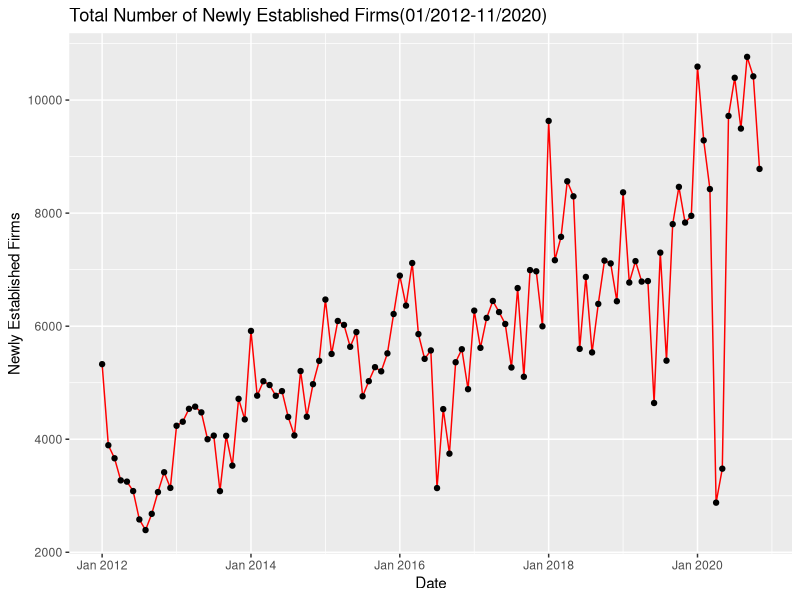
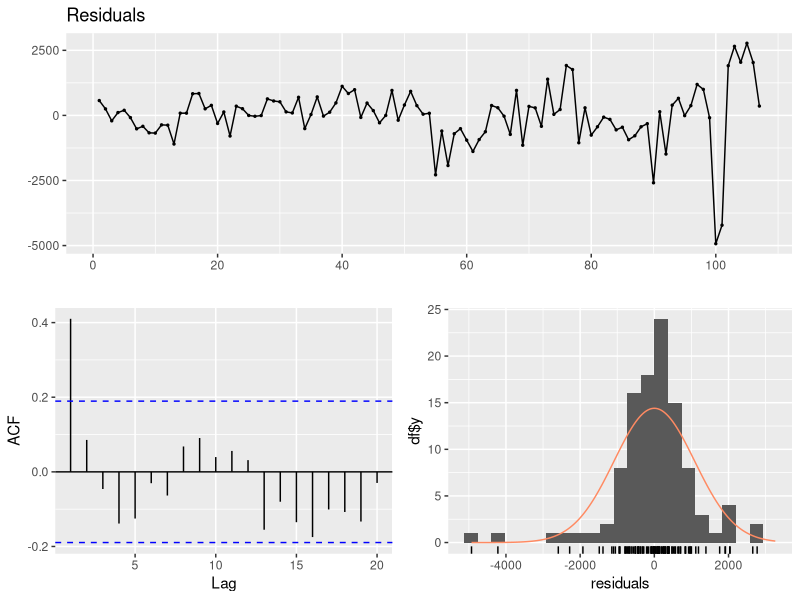
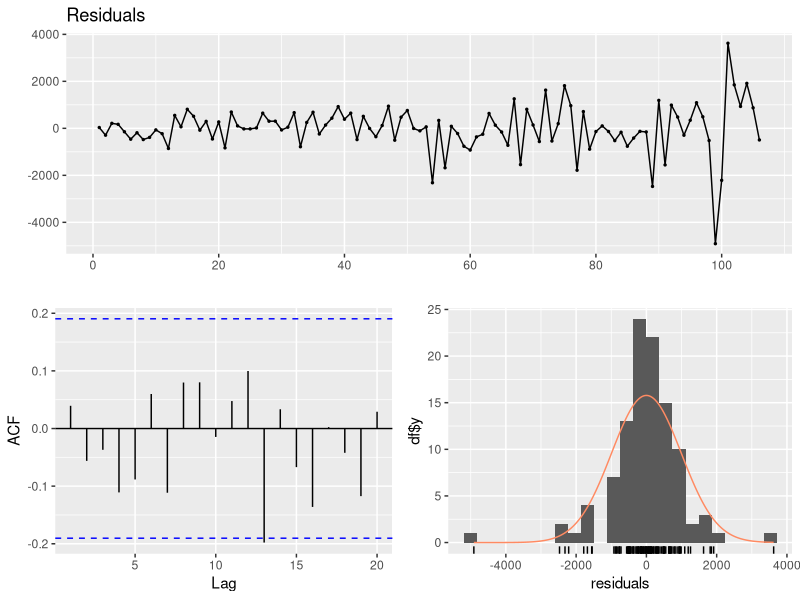
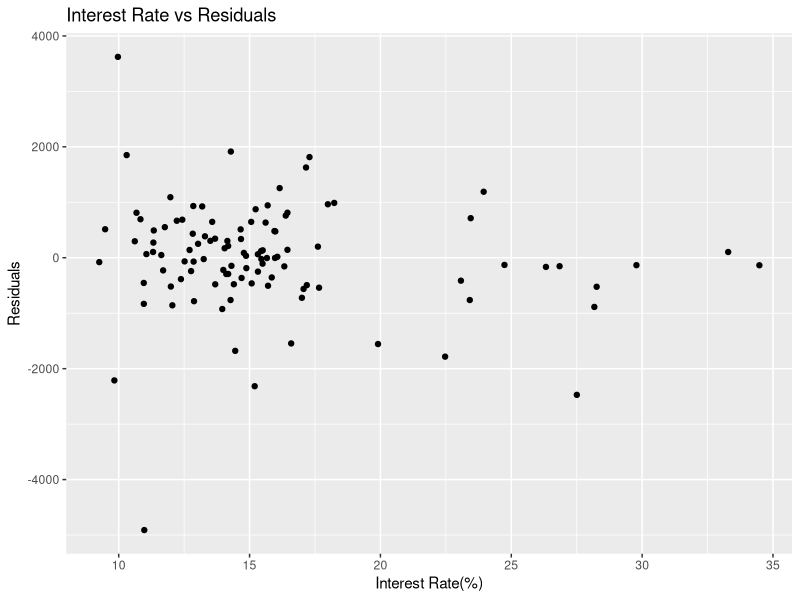
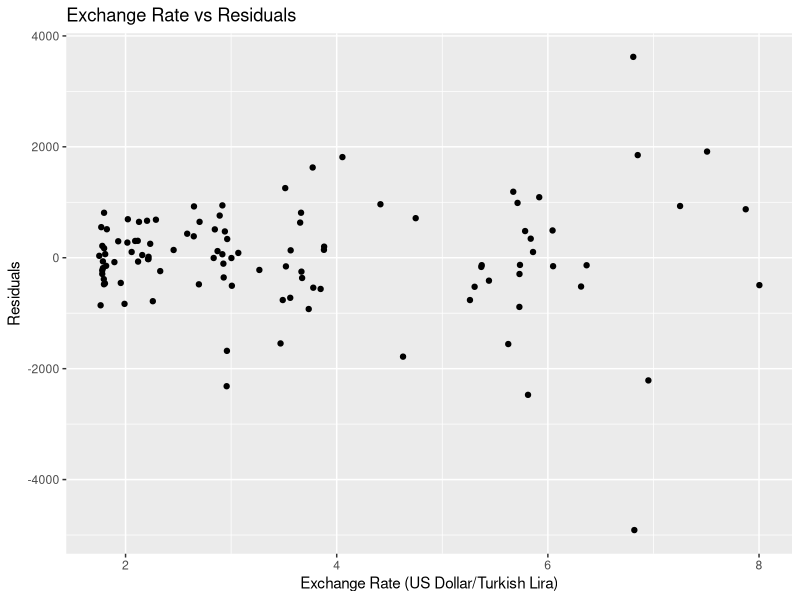
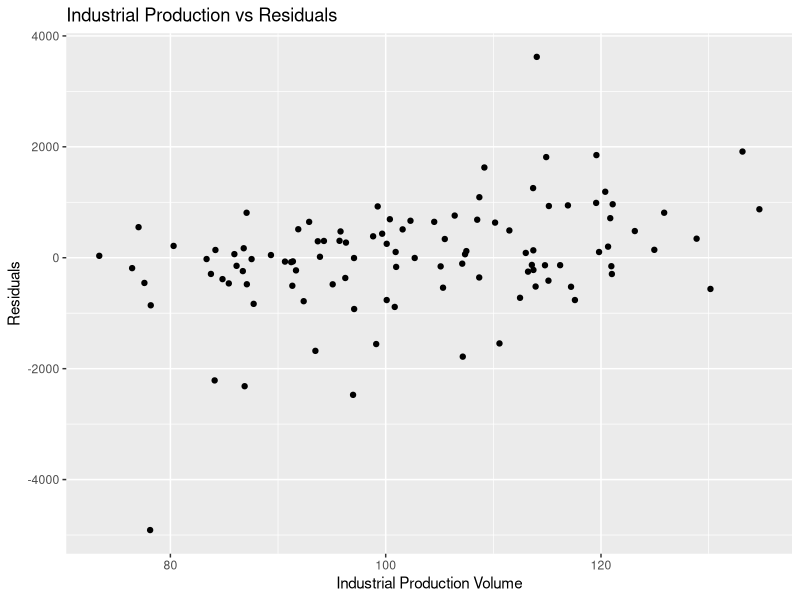
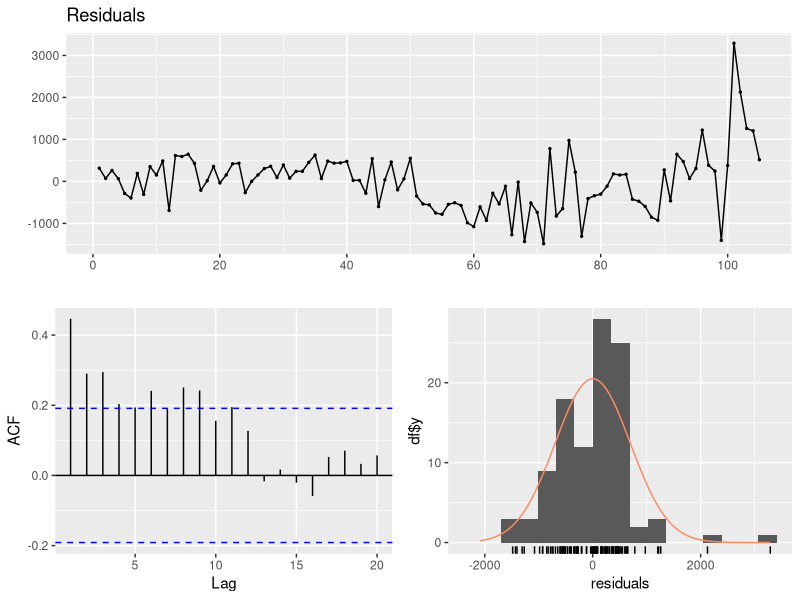
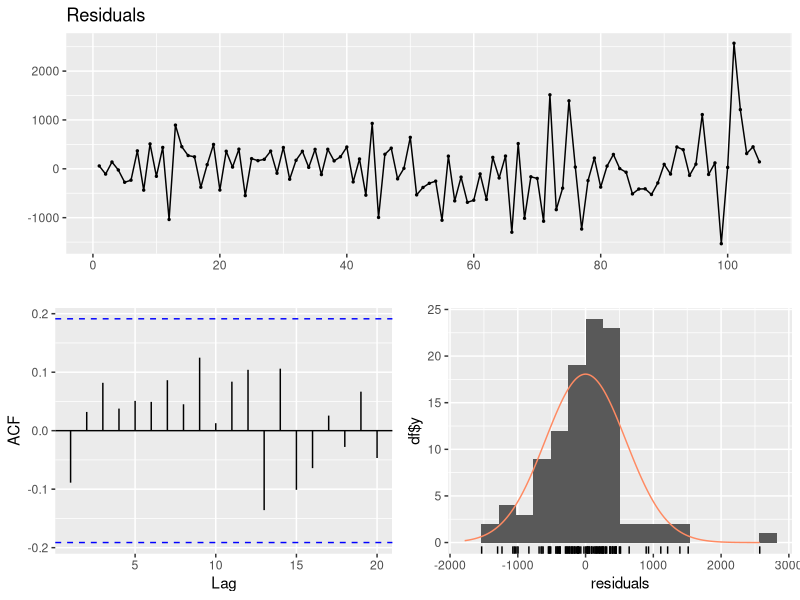

R code for these plots, in order:
## ---- chunk 1
library(knitr)
library(readxl)
library(zoo)
library(ggplot2)
library(data.table)
library(forecast)
opts_chunk$set(tidy.opts=list(width.cutoff=60),tidy=TRUE, warning=FALSE, message=FALSE)
## ---- chunk 2
data1 <- as.data.table(read_excel("hw3.xlsx", range = "A1:K108"))
names(data1) <- c("Date", "IndProd", "ExcRate", "IntRate", "DPPI", "NDPPI", "FSH", "GES", "PS", "TNEF", "UnEmp")
data1$Date <- as.yearmon(data1$Date)
head(data1)
## ---- chunk 3
ggplot(data1, aes(x = Date, y=TNEF)) + geom_line(color="red") + labs(title = "Total Number of Newly Established Firms(01/2012-11/2020)", x = "Date", y= "Newly Established Firms") + geom_point()
 
## ---- chunk 4
data1 <- data1[, Trend:=1:.N]
Month <- seq(1,12, by=1)
data1 <- cbind(data1,Month)
model1 <- lm(TNEF~Trend+as.factor(Month), data1)
summary(model1)
## ---- chunk 5
checkresiduals(model1)
## ---- chunk 6
data1 <- data1[,Residual_1:=0]
data1$Residual_1[1]<- NA
data1$Residual_1[2:107]<- residuals(model1)[1:106]
model1 <- lm(TNEF~Trend+as.factor(Month)+Residual_1, data1)
summary(model1)
checkresiduals(model1)
## ---- chunk 7
data1 <- data1[,Residuals:=NA]
data1$Residuals[2:107] <- residuals(model1)
ggplot(data1, aes(x= IntRate, y= Residuals)) + geom_point() + labs(title = "Interest Rate vs Residuals", x= "Interest Rate(%)", y= "Residuals")
## ---- chunk 8
ggplot(data1, aes(x= ExcRate, y= Residuals)) + geom_point() + labs(title = "Exchange Rate vs Residuals", x= "Exchange Rate (US Dollar/Turkish Lira)", y= "Residuals")
## ---- chunk 9
ggplot(data1, aes(x= IndProd, y= Residuals)) + geom_point() + labs(title = "Industrial Production vs Residuals", x= "Industrial Production Volume", y= "Residuals")
## ---- chunk 10
model2 <- lm(TNEF~Trend+as.factor(Month)+Residual_1+IndProd, data1)
summary(model2)
## ---- chunk 11
checkresiduals(model2)
## ---- chunk 12
model1 <- lm(TNEF~Trend+as.factor(Month)+IndProd, data1)
data1$Residual_1 <- NA
data1$Residual_1[2:107] <- residuals(model1)
model2 <- lm(TNEF~Trend+as.factor(Month)+Residual_1+IndProd, data1)
summary(model2)
checkresiduals(model2)
## ---- chunk 13
data1 <- data1[,Residuals:=NA]
data1$Residuals[2:106] <- residuals(model2)
ggplot(data1, aes(x= DPPI, y= Residuals)) + geom_point() + labs(title = "Domestic PPI vs Residuals", x= "Domestic PPI", y= "Residuals")
## ---- chunk 14
ggplot(data1, aes(x= FSH, y= Residuals)) + geom_point() + labs(title = "Financial Situation of Household vs Residuals", x= "Financial Situation of Household", y= "Residuals")
## ---- chunk 15
ggplot(data1, aes(x= GES, y= Residuals)) + geom_point() + labs(title = "General Economic Situation vs Residuals", x= "General Economic Situation", y= "Residuals")
## ---- chunk 16
ggplot(data1, aes(x= PS, y= Residuals)) + geom_point() + labs(title = "Probability of Saving vs Residuals", x= "Probability of Saving", y= "Residuals")
## ---- chunk 17
ggplot(data1, aes(x= UnEmp, y= Residuals)) + geom_point() + labs(title = "Unemployment Rate vs Residuals", x= "Unemployment Rate", y= "Residuals")
## ---- chunk 18
summary(model2)
checkresiduals(model2)
